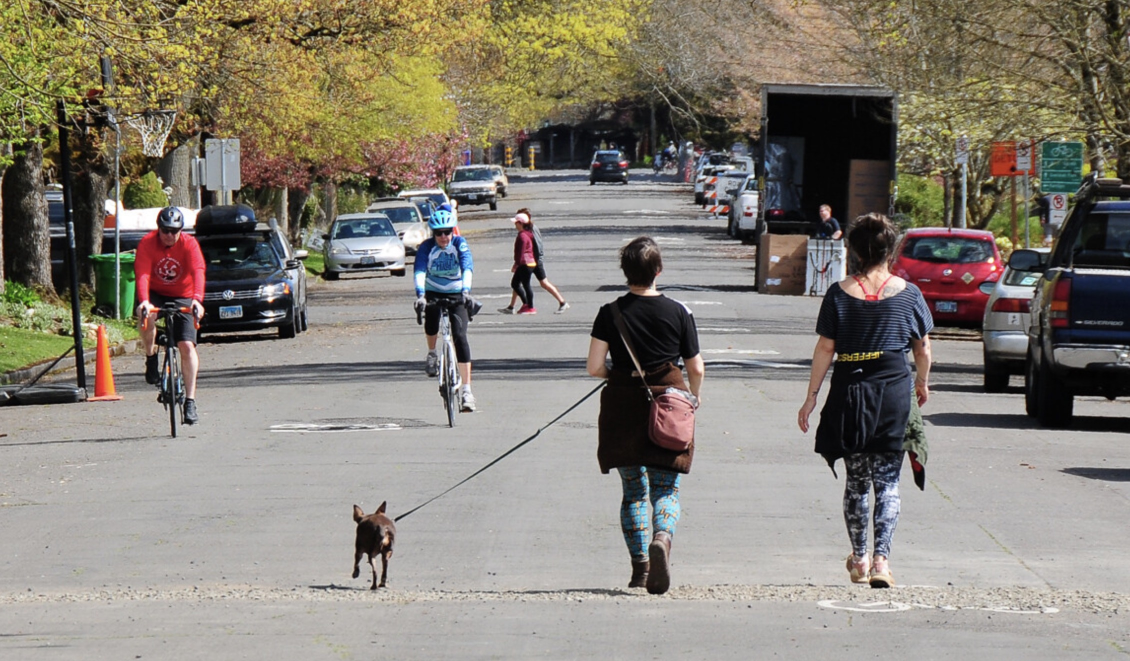
%> input picture lab5/people.jpg, 2260 x 1322 px, given in place of grad.png, which was not available (shown at 1/2 size)
$ octave hog_copy.m   (GNU Octave 9; MATLAB toolbox functions it lacks are replaced by stand-ins)
%> lines starting %> are read from the running program, lines starting %| are printed output that depends on the picture; pictures that were not available may be replaced by others from this repository, and a replacement may not be noted
figure %[output:8c972d18]
img = rgb2gray(imread("grad.png"))
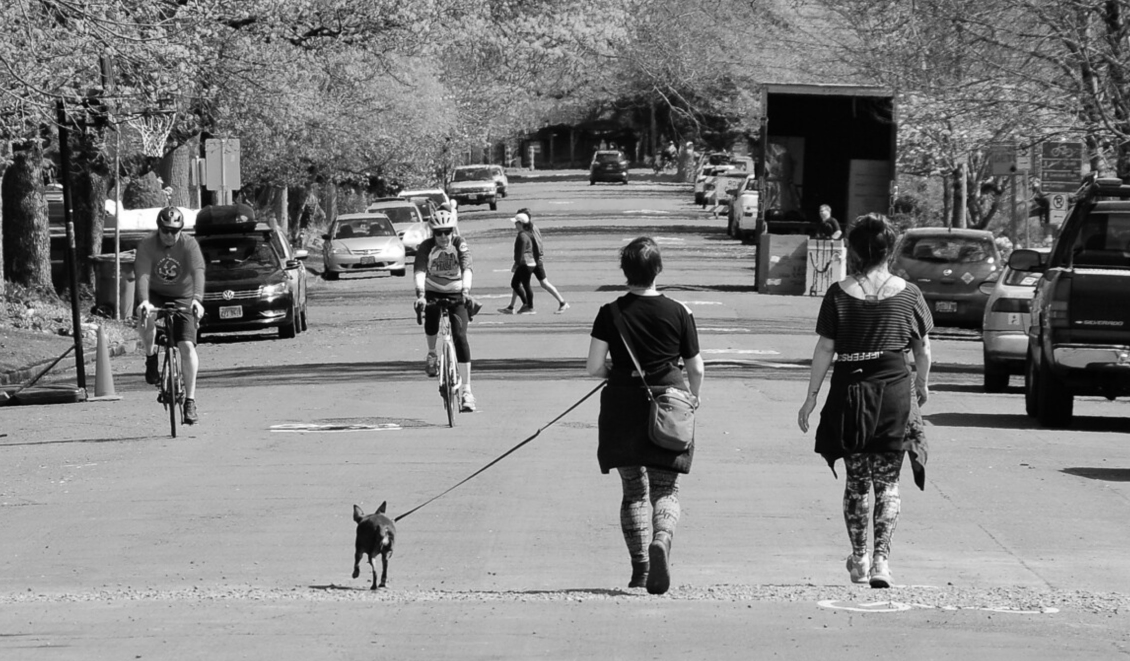
%> img: size 1322x2260 uint8 (shown at 1/2 size); min 0, max 255, mean 129.2
imshow(img, 'InitialMagnification', 1000); %[output:8c972d18]
%%
Gx = imfilter(double(img), [-1, 0, 1], 'replicate')
Gy = imfilter(double(img), [-1, 0, 1]', 'replicate')
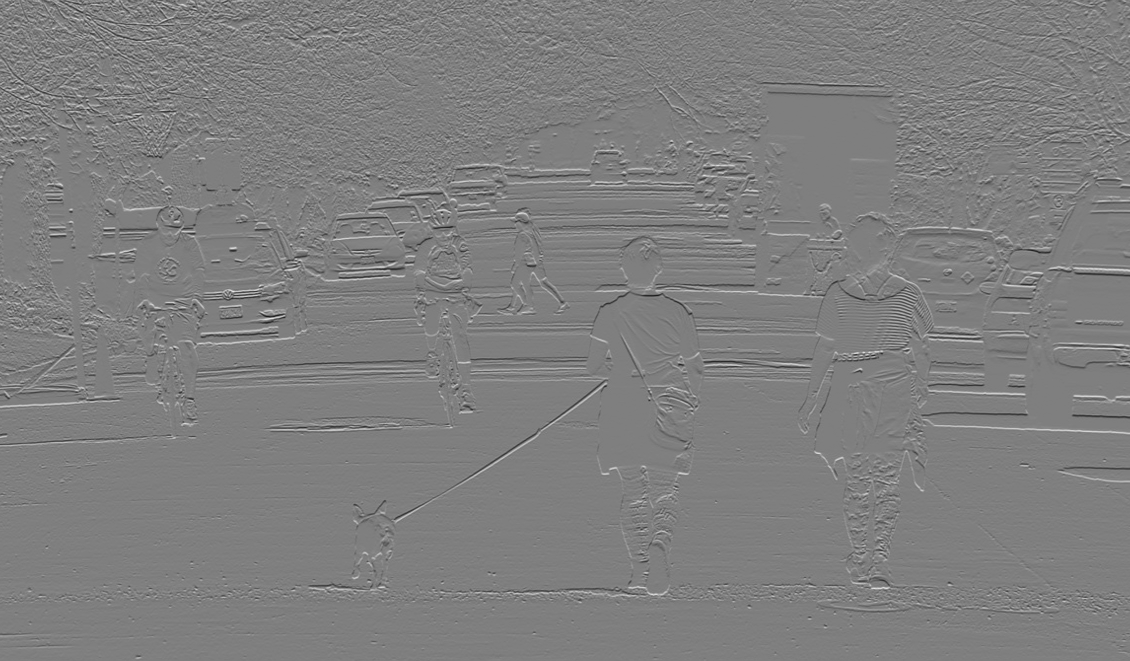
%> Gy: size 1322x2260 double (shown at 1/2 size); min -169, max 170, mean 0.1; drawn with min black and max white
Gp = sqrt(Gx.*Gx + Gy.*Gy)
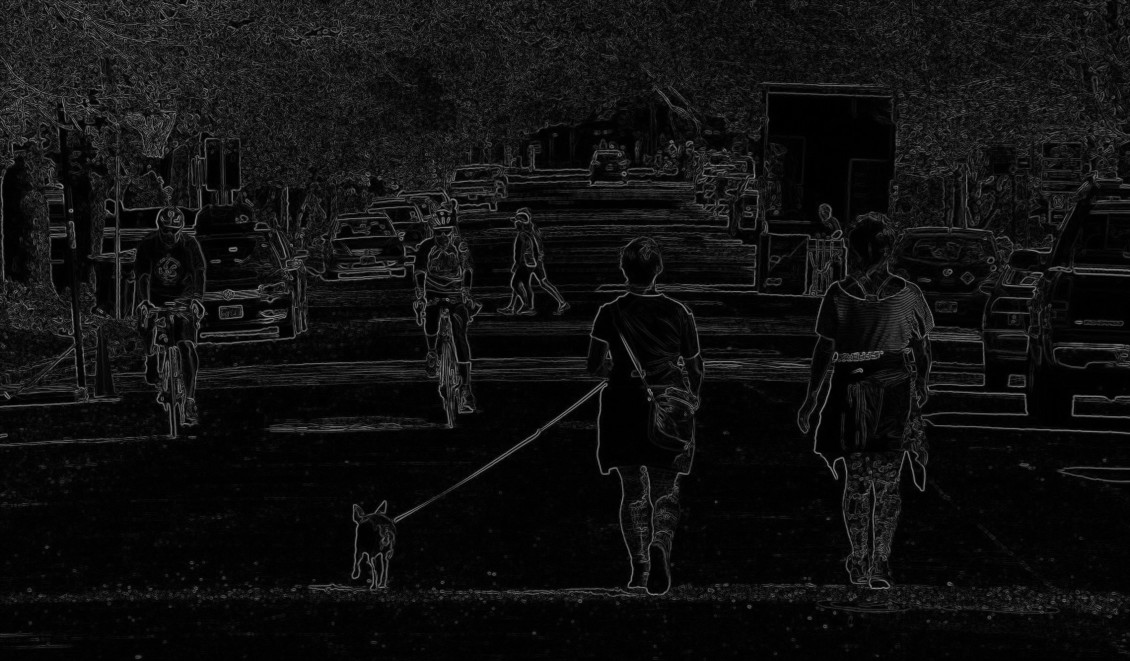
%> Gp: size 1322x2260 double (shown at 1/2 size); min 0, max 180.5, mean 15.7
Ga = rad2deg(atan2(Gy, Gx))
Ga(Ga < 0) = Ga(Ga < 0) + 180;
Ga(Ga == 180) = 0
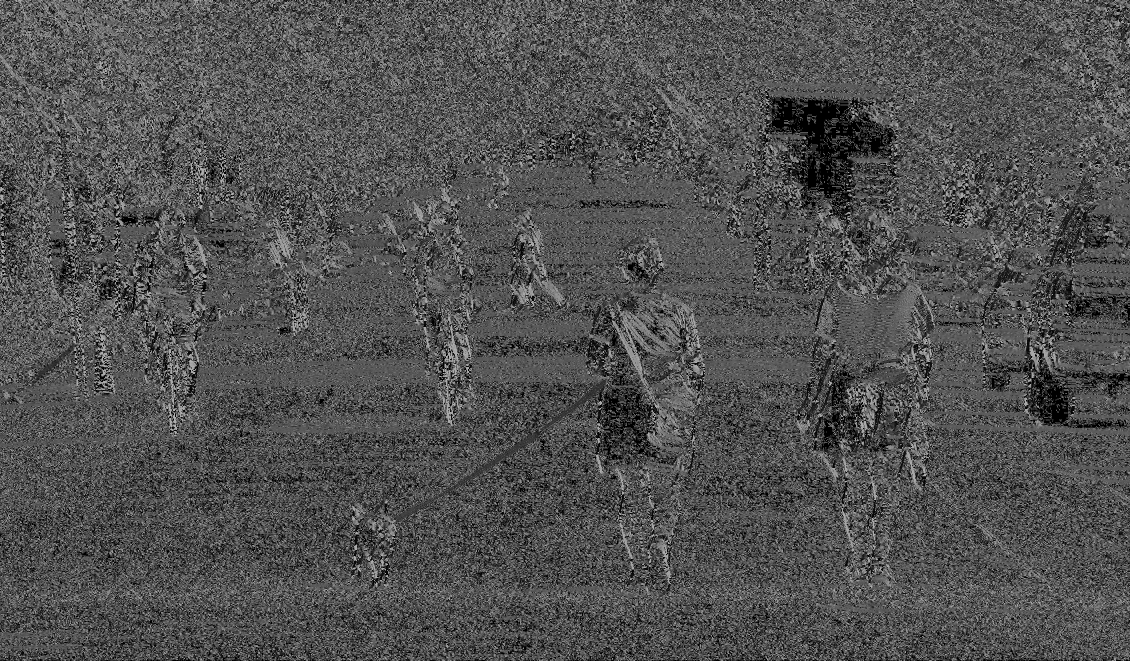
%> Ga: size 1322x2260 double (shown at 1/2 size); min 0, max 179.6, mean 81.6
Gd = round(Ga / 20);
Gd(Gd == 9) = 0
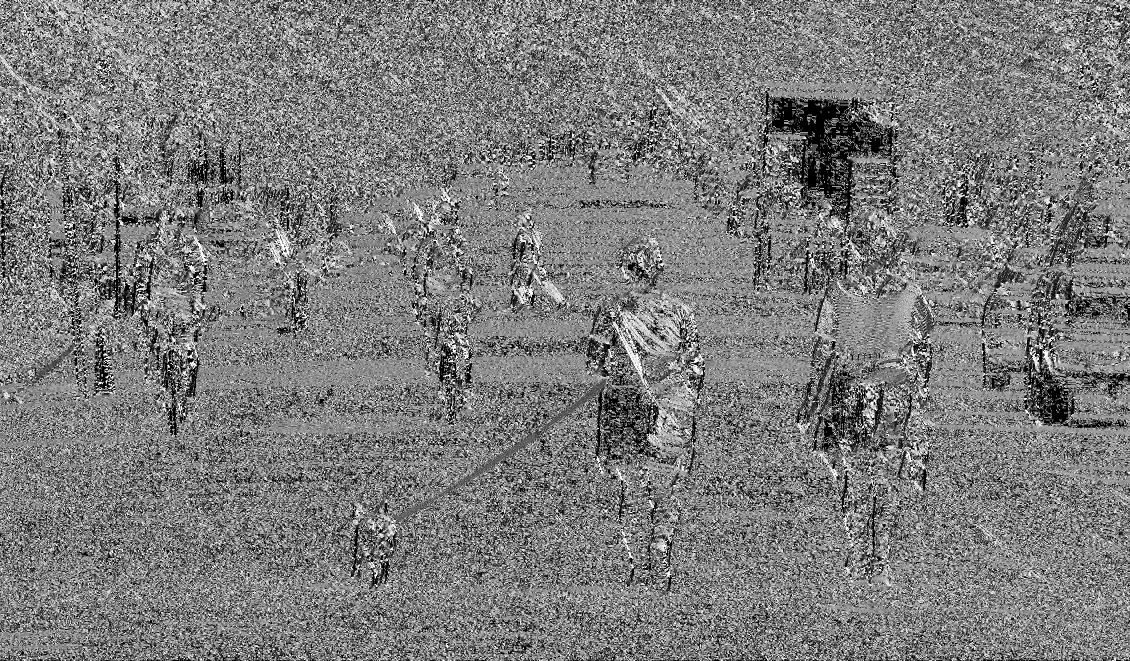
%> Gd: size 1322x2260 double (shown at 1/2 size); min 0, max 8, mean 3.9; drawn with min black and max white
imagesc(Gp) %[output:6f936e34]
imagesc(Ga) %[output:65b7c763]
%%
ids = 0:8;
sums = zeros(1, 9);
for i=ids
    sums(i+1) = sum(Gp(Gd == i));
end
%> after the loop, sums = [5468904.7 4014112.5 3682440.2 4397254.2 7522967.7 9086840.6 4484648.9 3978597.5 4320751.9]

bar(ids, sums) %[output:7e856adc]
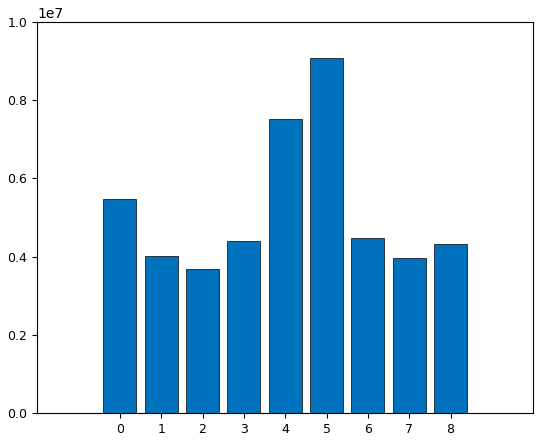
%> figure redrawn from the program's plot data; tallest bar 9086840.6 high, from x = 4.6 to 5.4
%%
figure; %[output:1eb600a4]
I1 = imread("person_1.jpg");
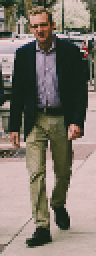
%> input picture lab5/person_1.jpg, 48 x 128 px (shown 2 times larger)
%> I1 is the input picture: size 128x48x3 uint8; mean R, G, B 125.3, 116.1, 106.4
%> (the run ends here)
